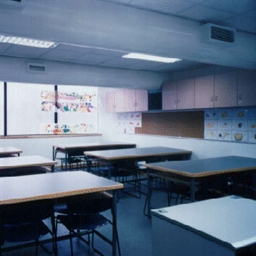
#> input picture human detection dataset/0/10.png, 256 x 256 px; its folder holds only this picture in this run
$ python KNN.py
#> lines starting #> are read from the running program, lines starting #| are printed output that depends on the picture
import os
import cv2
import numpy as np
from sklearn.model_selection import train_test_split
from sklearn.neighbors import KNeighborsClassifier
from sklearn.metrics import accuracy_score
from skimage.feature import hog
import matplotlib.pyplot as plt

# Function to load images and corresponding labels
def load_data(data_dir, image_size):
#> called with data_dir = 'human detection dataset', image_size = (128, 128)
    images = []
    labels = []
    for label in os.listdir(data_dir):
        label_dir = os.path.join(data_dir, label)
        for image_file in os.listdir(label_dir):
            image_path = os.path.join(label_dir, image_file)
            image = cv2.imread(image_path, cv2.IMREAD_GRAYSCALE)
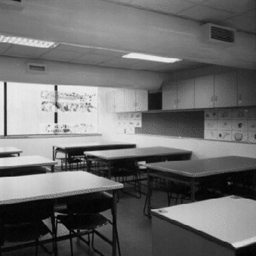
#> image: shape (256, 256); min 0, max 244, mean 108.4
            image = cv2.resize(image, image_size)  # Resize image
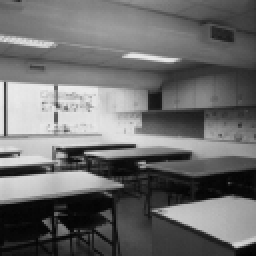
#> image: shape (128, 128) (shown 2 times larger); min 3, max 236, mean 108.5
            # Extract HOG features
            features = hog(image, pixels_per_cell=(8, 8), cells_per_block=(2, 2))
#> features = 8100 values, max 0.674 at index 3838, min 0 at index 8, mean 0.109
            images.append(features)
            labels.append(int(label))
#> pass 2 of the loop in load_data, `for label in os.listdir(data_dir):`:
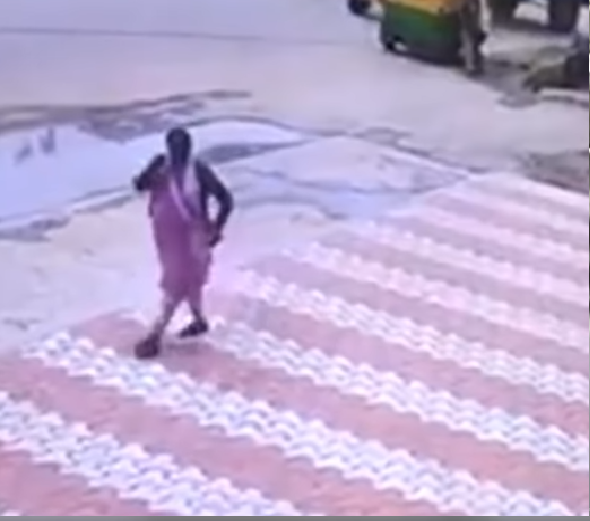
#> input picture human detection dataset/1/100.png, 590 x 521 px
#> in load_data, `image = cv2.imread(image_path, cv2.IMREAD_GRAYSCALE)`:
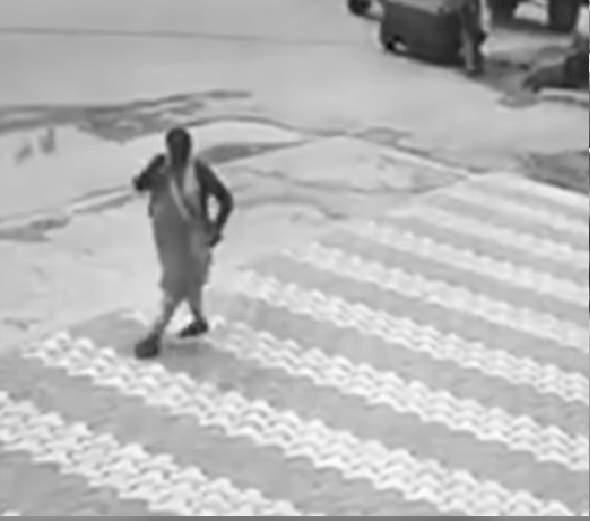
#> image: shape (521, 590); min 0, max 255, mean 183.6
#> in load_data, `image = cv2.resize(image, image_size)`:
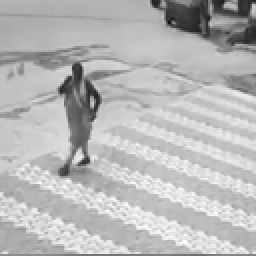
#> image: shape (128, 128) (shown 2 times larger); min 6, max 253, mean 183.7
#> features = 8100 values, max 0.498 at index 1101, min 0 at index 1, mean 0.131
    return np.array(images), np.array(labels)

# Load data
data_dir = 'human detection dataset'

# Load data with images resized to 128x128
images_128, labels_128 = load_data(data_dir, (128, 128))
#> labels_128 = [0, 1]

# Split data into training and testing sets
X_train_128, X_test_128, y_train_128, y_test_128 = train_test_split(images_128, labels_128, test_size=0.2, random_state=42)
#> y_train_128 = [0]; y_test_128 = [1]

# Initialize KNN classifier for 128x128
knn_128 = KNeighborsClassifier(n_neighbors=9)

# Train KNN classifier with HOG features of size 128x128
print("Training KNN with HOG features of size 128x128...")
knn_128.fit(X_train_128, y_train_128)

# Predictions on training set for 128x128
#> (the run stopped early here; a loop or call above may not have finished)
